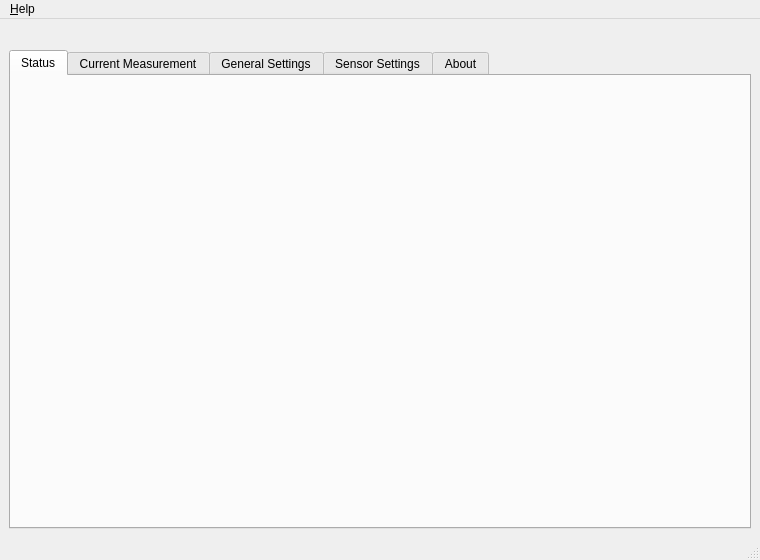
<?xml version="1.0" encoding="UTF-8"?>
<ui version="4.0">
 <class>MainWindow</class>
 <widget class="QMainWindow" name="MainWindow">
  <property name="geometry">
   <rect>
    <x>0</x>
    <y>0</y>
    <width>760</width>
    <height>560</height>
   </rect>
  </property>
  <property name="windowTitle">
   <string>Robin Weather Station Configurator</string>
  </property>
  <widget class="QWidget" name="centralwidget">
   <layout class="QVBoxLayout" name="verticalLayout">
    <property name="spacing">
     <number>0</number>
    </property>
    <item>
     <widget class="QLabel" name="bannerLabel">
      <property name="visible">
       <bool>false</bool>
      </property>
      <property name="text">
       <string/>
      </property>
      <property name="alignment">
       <set>Qt::AlignCenter</set>
      </property>
      <property name="styleSheet">
       <string>padding: 4px 8px;</string>
      </property>
     </widget>
    </item>
    <item>
     <widget class="QTabWidget" name="tabWidget">
      <property name="currentIndex">
       <number>0</number>
      </property>
      <widget class="QWidget" name="statusTab">
       <attribute name="title">
        <string>Status</string>
       </attribute>
      </widget>
      <widget class="QWidget" name="measurementTab">
       <attribute name="title">
        <string>Current Measurement</string>
       </attribute>
      </widget>
      <widget class="QWidget" name="generalSettingsTab">
       <attribute name="title">
        <string>General Settings</string>
       </attribute>
      </widget>
      <widget class="QWidget" name="sensorSettingsTab">
       <attribute name="title">
        <string>Sensor Settings</string>
       </attribute>
      </widget>
      <widget class="QWidget" name="aboutTab">
       <attribute name="title">
        <string>About</string>
       </attribute>
      </widget>
     </widget>
    </item>
   </layout>
  </widget>
  <widget class="QMenuBar" name="menubar">
   <property name="geometry">
    <rect>
     <x>0</x>
     <y>0</y>
     <width>760</width>
     <height>22</height>
    </rect>
   </property>
   <widget class="QMenu" name="menuHelp">
    <property name="title">
     <string>&amp;Help</string>
    </property>
    <addaction name="actionDebugLog"/>
    <addaction name="separator"/>
    <addaction name="actionAbout"/>
   </widget>
   <addaction name="menuHelp"/>
  </widget>
  <widget class="QStatusBar" name="statusbar"/>
  <action name="actionDebugLog">
   <property name="text">
    <string>Debug Log…</string>
   </property>
   <property name="shortcut">
    <string>Ctrl+L</string>
   </property>
  </action>
  <action name="actionAbout">
   <property name="text">
    <string>About</string>
   </property>
  </action>
 </widget>
 <resources/>
 <connections/>
</ui>
